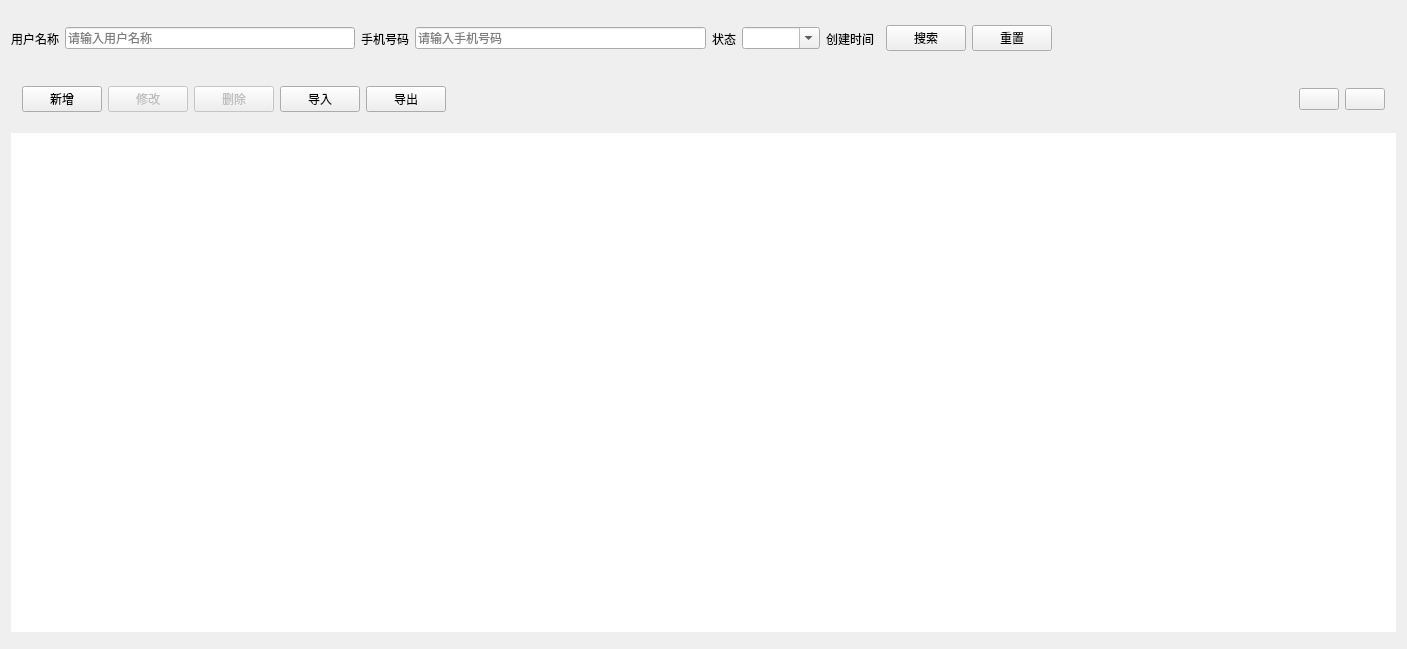
<?xml version="1.0" encoding="UTF-8"?>
<ui version="4.0">
 <class>UserMgrPageClass</class>
 <widget class="QWidget" name="UserMgrPageClass">
  <property name="geometry">
   <rect>
    <x>0</x>
    <y>0</y>
    <width>1407</width>
    <height>649</height>
   </rect>
  </property>
  <property name="windowTitle">
   <string>UserMgrPage</string>
  </property>
  <property name="styleSheet">
   <string notr="true"/>
  </property>
  <layout class="QVBoxLayout" name="verticalLayout">
   <property name="sizeConstraint">
    <enum>QLayout::SizeConstraint::SetDefaultConstraint</enum>
   </property>
   <property name="leftMargin">
    <number>0</number>
   </property>
   <property name="topMargin">
    <number>0</number>
   </property>
   <property name="rightMargin">
    <number>0</number>
   </property>
   <property name="bottomMargin">
    <number>0</number>
   </property>
   <item>
    <widget class="QWidget" name="container" native="true">
     <property name="sizePolicy">
      <sizepolicy hsizetype="Preferred" vsizetype="Expanding">
       <horstretch>0</horstretch>
       <verstretch>0</verstretch>
      </sizepolicy>
     </property>
     <layout class="QVBoxLayout" name="verticalLayout_2">
      <item>
       <widget class="QWidget" name="searchBar" native="true">
        <property name="sizePolicy">
         <sizepolicy hsizetype="Preferred" vsizetype="Preferred">
          <horstretch>0</horstretch>
          <verstretch>0</verstretch>
         </sizepolicy>
        </property>
        <property name="minimumSize">
         <size>
          <width>0</width>
          <height>55</height>
         </size>
        </property>
        <layout class="QHBoxLayout" name="horizontalLayout_7">
         <property name="leftMargin">
          <number>0</number>
         </property>
         <property name="topMargin">
          <number>0</number>
         </property>
         <property name="rightMargin">
          <number>0</number>
         </property>
         <property name="bottomMargin">
          <number>0</number>
         </property>
         <item>
          <widget class="QWidget" name="widget" native="true">
           <layout class="QHBoxLayout" name="horizontalLayout_2">
            <property name="leftMargin">
             <number>0</number>
            </property>
            <property name="topMargin">
             <number>0</number>
            </property>
            <property name="rightMargin">
             <number>0</number>
            </property>
            <property name="bottomMargin">
             <number>0</number>
            </property>
            <item>
             <widget class="QLabel" name="label">
              <property name="text">
               <string>用户名称</string>
              </property>
             </widget>
            </item>
            <item>
             <widget class="QLineEdit" name="userNameEdit">
              <property name="placeholderText">
               <string>请输入用户名称</string>
              </property>
             </widget>
            </item>
           </layout>
          </widget>
         </item>
         <item>
          <widget class="QWidget" name="widget_2" native="true">
           <layout class="QHBoxLayout" name="horizontalLayout_4">
            <property name="leftMargin">
             <number>0</number>
            </property>
            <property name="topMargin">
             <number>0</number>
            </property>
            <property name="rightMargin">
             <number>0</number>
            </property>
            <property name="bottomMargin">
             <number>0</number>
            </property>
            <item>
             <widget class="QLabel" name="label_3">
              <property name="text">
               <string>手机号码</string>
              </property>
             </widget>
            </item>
            <item>
             <widget class="QLineEdit" name="phoneEdit">
              <property name="placeholderText">
               <string>请输入手机号码</string>
              </property>
             </widget>
            </item>
           </layout>
          </widget>
         </item>
         <item>
          <widget class="QWidget" name="widget_3" native="true">
           <layout class="QHBoxLayout" name="horizontalLayout_5">
            <property name="leftMargin">
             <number>0</number>
            </property>
            <property name="topMargin">
             <number>0</number>
            </property>
            <property name="rightMargin">
             <number>0</number>
            </property>
            <property name="bottomMargin">
             <number>0</number>
            </property>
            <item>
             <widget class="QLabel" name="label_2">
              <property name="text">
               <string>状态</string>
              </property>
             </widget>
            </item>
            <item>
             <widget class="ComboBox" name="statusCbx">
              <property name="editable">
               <bool>true</bool>
              </property>
              <property name="placeholderText">
               <string>用户状态</string>
              </property>
              <item>
               <property name="text">
                <string>111</string>
               </property>
              </item>
              <item>
               <property name="text">
                <string>222</string>
               </property>
              </item>
              <item>
               <property name="text">
                <string>222222</string>
               </property>
              </item>
              <item>
               <property name="text">
                <string>333</string>
               </property>
              </item>
             </widget>
            </item>
           </layout>
          </widget>
         </item>
         <item>
          <widget class="QWidget" name="widget_4" native="true">
           <layout class="QHBoxLayout" name="horizontalLayout_6">
            <property name="leftMargin">
             <number>0</number>
            </property>
            <property name="topMargin">
             <number>0</number>
            </property>
            <property name="rightMargin">
             <number>0</number>
            </property>
            <property name="bottomMargin">
             <number>0</number>
            </property>
            <item>
             <widget class="QLabel" name="label_4">
              <property name="text">
               <string>创建时间</string>
              </property>
             </widget>
            </item>
            <item>
             <widget class="DateRangePicker" name="dateRangePicker" native="true"/>
            </item>
           </layout>
          </widget>
         </item>
         <item>
          <widget class="HoverButton" name="searchBtn">
           <property name="text">
            <string>搜索</string>
           </property>
           <property name="icon">
            <iconset resource="../../Resource.qrc">
             <normaloff>:/Resource/icons/svg/search.svg</normaloff>:/Resource/icons/svg/search.svg</iconset>
           </property>
          </widget>
         </item>
         <item>
          <widget class="HoverButton" name="resetBtn">
           <property name="text">
            <string>重置</string>
           </property>
          </widget>
         </item>
         <item>
          <spacer name="horizontalSpacer">
           <property name="orientation">
            <enum>Qt::Orientation::Horizontal</enum>
           </property>
           <property name="sizeHint" stdset="0">
            <size>
             <width>40</width>
             <height>20</height>
            </size>
           </property>
          </spacer>
         </item>
        </layout>
       </widget>
      </item>
      <item>
       <widget class="QWidget" name="toolBar" native="true">
        <property name="minimumSize">
         <size>
          <width>0</width>
          <height>55</height>
         </size>
        </property>
        <property name="maximumSize">
         <size>
          <width>16777215</width>
          <height>55</height>
         </size>
        </property>
        <layout class="QHBoxLayout" name="horizontalLayout_3">
         <item>
          <widget class="PermButton" name="addBtn">
           <property name="text">
            <string>新增</string>
           </property>
          </widget>
         </item>
         <item>
          <widget class="PermButton" name="alterBtn">
           <property name="enabled">
            <bool>false</bool>
           </property>
           <property name="text">
            <string>修改</string>
           </property>
          </widget>
         </item>
         <item>
          <widget class="PermButton" name="delBtn">
           <property name="enabled">
            <bool>false</bool>
           </property>
           <property name="text">
            <string>删除</string>
           </property>
          </widget>
         </item>
         <item>
          <widget class="PermButton" name="importBtn">
           <property name="text">
            <string>导入</string>
           </property>
          </widget>
         </item>
         <item>
          <widget class="PermButton" name="exportBtn">
           <property name="text">
            <string>导出</string>
           </property>
          </widget>
         </item>
         <item>
          <spacer name="horizontalSpacer_2">
           <property name="orientation">
            <enum>Qt::Orientation::Horizontal</enum>
           </property>
           <property name="sizeHint" stdset="0">
            <size>
             <width>717</width>
             <height>20</height>
            </size>
           </property>
          </spacer>
         </item>
         <item>
          <widget class="HoverButton" name="hideSearchBarBtn">
           <property name="toolTip">
            <string>隐藏搜索</string>
           </property>
           <property name="text">
            <string/>
           </property>
          </widget>
         </item>
         <item>
          <widget class="HoverButton" name="refreshBtn">
           <property name="toolTip">
            <string>刷新</string>
           </property>
           <property name="text">
            <string/>
           </property>
          </widget>
         </item>
        </layout>
       </widget>
      </item>
      <item>
       <widget class="QWidget" name="displayBar" native="true">
        <layout class="QHBoxLayout" name="horizontalLayout">
         <property name="spacing">
          <number>6</number>
         </property>
         <property name="leftMargin">
          <number>0</number>
         </property>
         <property name="topMargin">
          <number>0</number>
         </property>
         <property name="rightMargin">
          <number>0</number>
         </property>
         <property name="bottomMargin">
          <number>0</number>
         </property>
         <item>
          <widget class="QTableView" name="userTableView">
           <property name="sizePolicy">
            <sizepolicy hsizetype="Expanding" vsizetype="Expanding">
             <horstretch>0</horstretch>
             <verstretch>0</verstretch>
            </sizepolicy>
           </property>
           <property name="frameShape">
            <enum>QFrame::Shape::NoFrame</enum>
           </property>
          </widget>
         </item>
        </layout>
       </widget>
      </item>
      <item>
       <widget class="PaginationToolBar" name="paginBar" native="true"/>
      </item>
     </layout>
    </widget>
   </item>
  </layout>
 </widget>
 <layoutdefault spacing="6" margin="11"/>
 <customwidgets>
  <customwidget>
   <class>HoverButton</class>
   <extends>QPushButton</extends>
   <header>common/widgets/HoverButton.h</header>
  </customwidget>
  <customwidget>
   <class>ComboBox</class>
   <extends>QComboBox</extends>
   <header>common/widgets/ComboBox.h</header>
  </customwidget>
  <customwidget>
   <class>DateRangePicker</class>
   <extends>QWidget</extends>
   <header>common/widgets/datetime/DateRangePicker.h</header>
   <container>1</container>
  </customwidget>
  <customwidget>
   <class>PaginationToolBar</class>
   <extends>QWidget</extends>
   <header>common/widgets/PaginationToolBar.h</header>
   <container>1</container>
  </customwidget>
  <customwidget>
   <class>PermButton</class>
   <extends>QPushButton</extends>
   <header>common/widgets/PermButton.h</header>
  </customwidget>
 </customwidgets>
 <resources>
  <include location="../../Resource.qrc"/>
 </resources>
 <connections/>
</ui>
